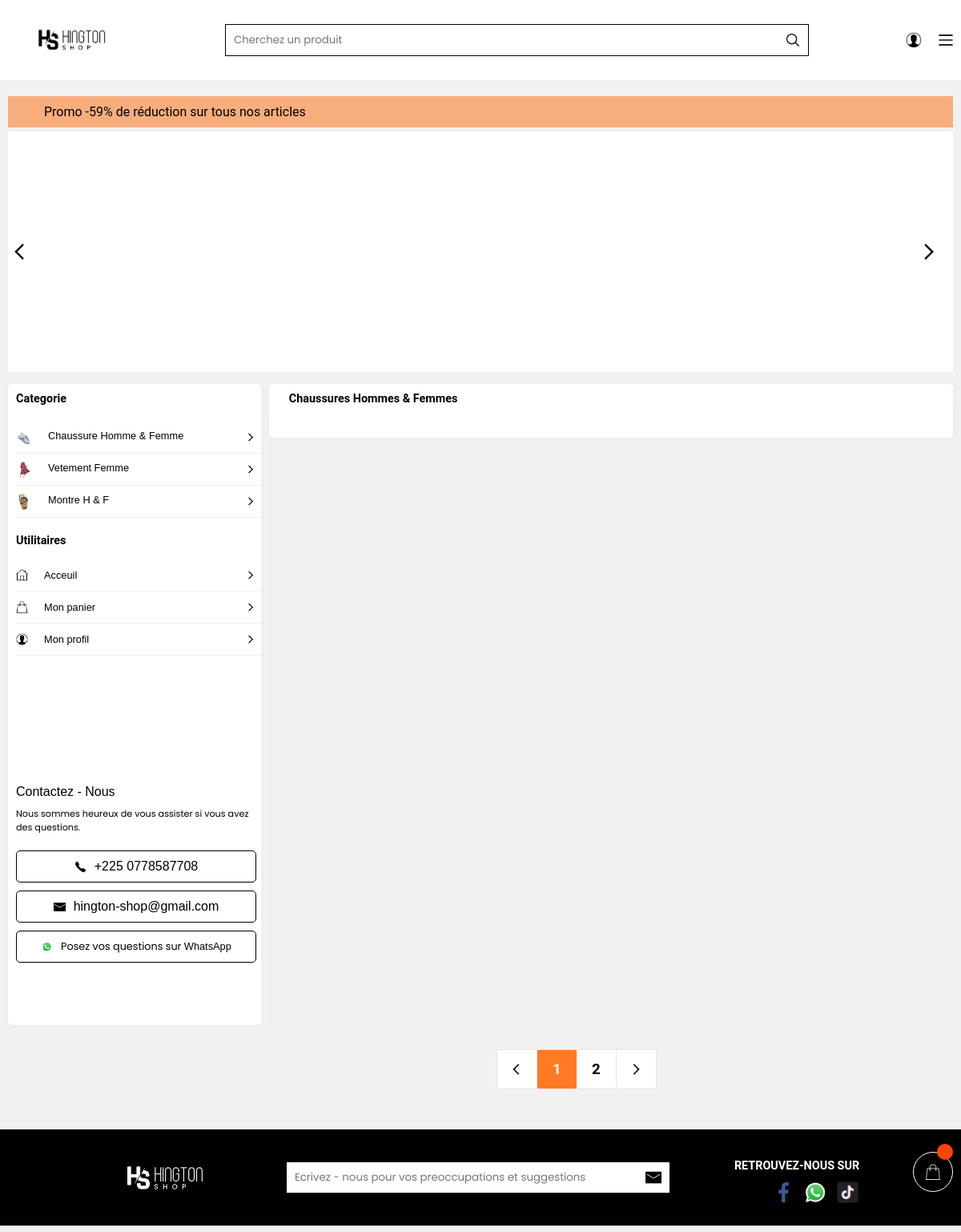
Page /chaussureslog on the earlier database version.
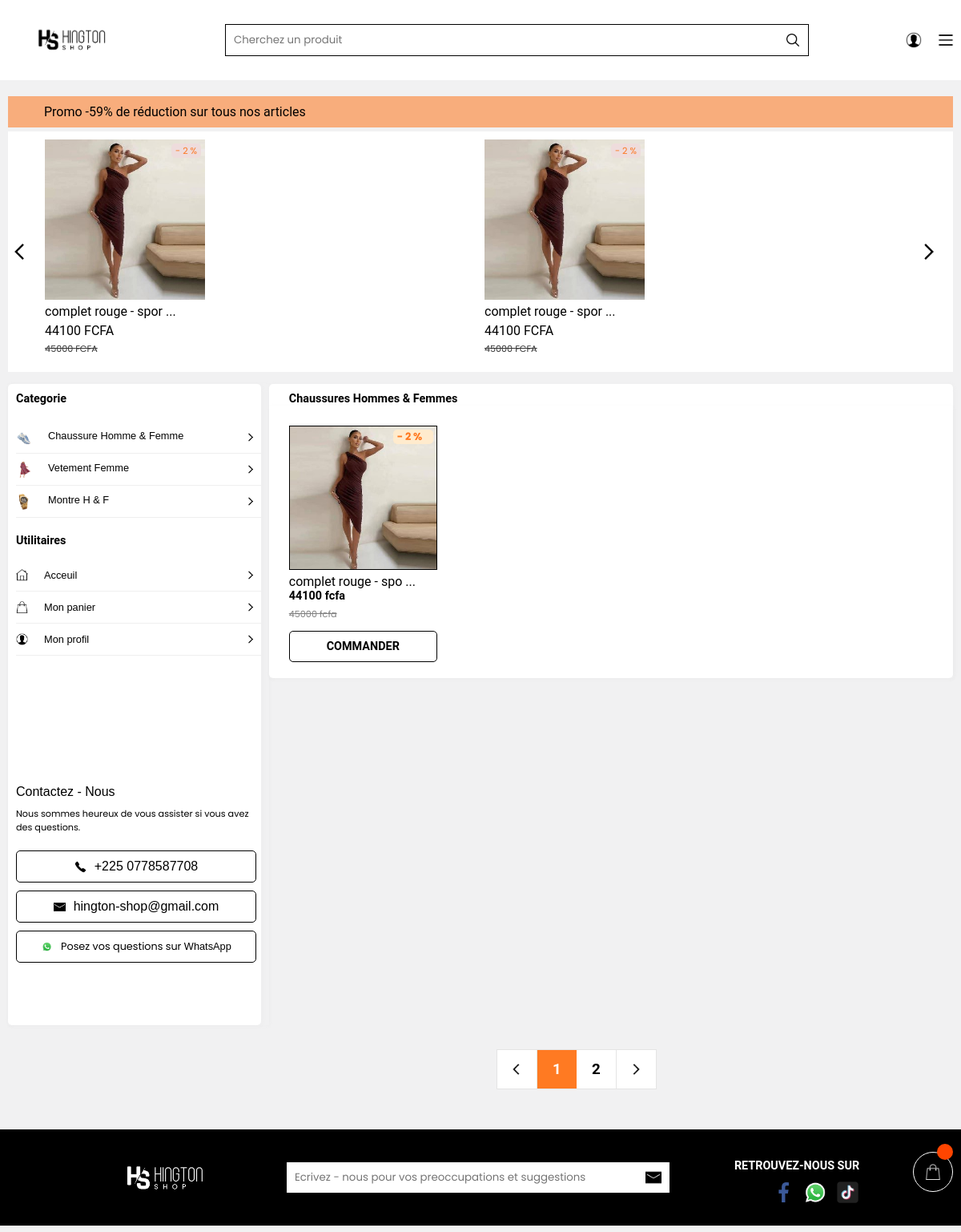
Same page on the later database version.
### app.py (models this page shows, shortened)
class Ajouter(db.Model):
    id = db.Column(db.Integer, primary_key = True)
    nom = db.Column(db.String(500), unique = False , nullable = False)
    description = db.Column(db.String(500), unique = False , nullable = False)
    liens = db.Column(db.String(500), unique = False , nullable = False)
    prix = db.Column(db.String(500), unique = False , nullable = False)
    porce = db.Column(db.String(500), unique = False , nullable = False)
    porceprix = db.Column(db.String(500), unique = False , nullable = False)
    categorie = db.Column(db.String(500), unique = False , nullable = False)
    image = db.Column(db.String(500), unique = True , nullable = False)
    twoimage = db.Column(db.String(500), unique = False , nullable = False)
    threeimage = db.Column(db.String(500), unique = False , nullable = False)
    forimage = db.Column(db.String(500), unique = False , nullable = False)
    xs = db.Column(db.String(500), unique = False , nullable = False)
    s = db.Column(db.String(500), unique = False , nullable = False)
    m = db.Column(db.String(500), unique = False , nullable = False)
    l = db.Column(db.String(500), unique = False , nullable = False)
    xl = db.Column(db.String(500), unique = False , nullable = False)
    xxl = db.Column(db.String(500), unique = False , nullable = False)
    rouge = db.Column(db.String(500), unique = False , nullable = False)
    blanc = db.Column(db.String(500), unique = False , nullable = False)
    noir = db.Column(db.String(500), unique = False , nullable = False)
    jaune = db.Column(db.String(500), unique = False , nullable = False)
    vert = db.Column(db.String(500), unique = False , nullable = False)
    orange = db.Column(db.String(500), unique = False , nullable = False)
    bleu = db.Column(db.String(500), unique = False , nullable = False)
    rose = db.Column(db.String(500), unique = False , nullable = False)
    marron = db.Column(db.String(500), unique = False , nullable = False)
    violet = db.Column(db.String(500), unique = False , nullable = False)
    gris = db.Column(db.String(500), unique = False , nullable = False)
    tranwite = db.Column(db.String(500), unique = False , nullable = False)
    tranneuf = db.Column(db.String(500), unique = False , nullable = False)
    karente = db.Column(db.String(500), unique = False , nullable = False)
    tranwiteun = db.Column(db.String(500), unique = False , nullable = False)
    tranwitedeux = db.Column(db.String(500), unique = False , nullable = False)
    tranwitrois = db.Column(db.String(500), unique = False , nullable = False)
    tranwitekate = db.Column(db.String(500), unique = False , nullable = False)
    xslet = db.Column(db.String(500), unique = False , nullable = False)
    slet = db.Column(db.String(500), unique = False , nullable = False)
    mlet = db.Column(db.String(500), unique = False , nullable = False)
    llet = db.Column(db.String(500), unique = False , nullable = False)
    xllet = db.Column(db.String(500), unique = False , nullable = False)
    xxllet = db.Column(db.String(500), unique = False , nullable = False)
    tranwitelet = db.Column(db.String(500), unique = False , nullable = False)
    tranneuflet = db.Column(db.String(500), unique = False , nullable = False)
    karentelet = db.Column(db.String(500), unique = False , nullable = False)
    tranwiteunlet = db.Column(db.String(500), unique = False , nullable = False)
    tranwitedeuxlet = db.Column(db.String(500), unique = False , nullable = False)
    tranwitroislet = db.Column(db.String(500), unique = False , nullable = False)
    tranwitekatelet = db.Column(db.String(500), unique = False , nullable = False)
    quantit = db.Column(db.String(500), unique = False , nullable = False)
    stat = db.Column(db.String(500), unique = False , nullable = False)

### app.py (the view)
@app.route("/chaussureslog")
def chaussureslog():
    data = []
    a = Ajouter.query.all()
    for i in a:
        if i.categorie == 'chaussure':
            data.append(i)
    return render_template("sacls.html", data = data)

### templates/sacls.html (shortened to what the changed rows need)
<!DOCTYPE html>
<html lang="en">
<head>
    <link rel="stylesheet" href="/static/CSS/vent.css">
</head>
<body>
    <div class="resfgdg">
        <div class="listedeselements">
            <div class="grsgjd">
                <div class="listedeselements1">
                    {% for i in data %}
                    {% if i.stat == "vrai" %}
                     <a href="/chasuss/{{i.id}}">
                        <div class="uneldd">
                            <div class="imahhd">
                                <img id="image" src="{{url_for('static', filename='uploads/' + i.image)}}" width="100%"
                                height="100%" alt="Image principale"
                                onerror="this.onerror=null;this.src='static/IMAGE/nnssd.jpg';">
                                <div class="reghd">
                                    {% if i.porce != "0" %}
                                    <p style="color: rgba(255, 102, 0, 0.865);font-size: 0.7rem;padding-left: 5px;padding-right: 5px;">- {{i.porce}} %</p>
                                    {% endif %}
                                </div>
                            </div>
                            <p class="palhde" style="font-family: Roboto, -apple-system, BlinkMacSystemFont, Segoe UI, Helvetica Neue, Arial, sans-serif;padding-top: 5px;color: black;font-size: 1rem;">{{i.nom[:20:]}} ...</p>
                            <p style="font-family: Roboto, -apple-system, BlinkMacSystemFont, Segoe UI, Helvetica Neue, Arial, sans-serif;padding-top: 5px;color: black;">{{i.porceprix}} FCFA</p>
                            <p style="font-family: Roboto, -apple-system, BlinkMacSystemFont, Segoe UI, Helvetica Neue, Arial, sans-serif;font-size: 0.7rem;padding-top: 5px;color: rgb(53, 53, 53);"><s>{{i.prix}} FCFA</s></p>
                        </div>
                    </a>
                    {% endif %}
                    {% endfor %}
                    {% if not data[5] %}
                    {% for i in data %}
                    {% if i.stat == "vrai" %}
                     <a href="/chasuss/{{i.id}}">
                        <div class="uneldd">
                            <div class="imahhd">
                                <img id="image" src="{{url_for('static', filename='uploads/' + i.image)}}" width="100%"
                                height="100%" alt="Image principale"
                                onerror="this.onerror=null;this.src='static/IMAGE/nnssd.jpg';">
                                <div class="reghd">
                                    {% if i.porce != "0" %}
                                    <p style="color: rgba(255, 102, 0, 0.865);font-size: 0.7rem;padding-left: 5px;padding-right: 5px;">- {{i.porce}} %</p>
                                    {% endif %}
                                </div>
                            </div>
                            <p class="palhde" style="font-family: Roboto, -apple-system, BlinkMacSystemFont, Segoe UI, Helvetica Neue, Arial, sans-serif;padding-top: 5px;color: black;font-size: 1rem;">{{i.nom[:20:]}} ...</p>
                            <p style="font-family: Roboto, -apple-system, BlinkMacSystemFont, Segoe UI, Helvetica Neue, Arial, sans-serif;padding-top: 5px;color: black;">{{i.porceprix}} FCFA</p>
                            <p style="font-family: Roboto, -apple-system, BlinkMacSystemFont, Segoe UI, Helvetica Neue, Arial, sans-serif;font-size: 0.7rem;padding-top: 5px;color: rgb(53, 53, 53);"><s>{{i.prix}} FCFA</s></p>
                        </div>
                    </a>
                    {% endif %}
                    {% endfor %}
                    {% endif %}
                </div>
            </div>
        </div>
        <div class="hhsywuysdfhe">
            <div class="hwkediide">
                <div class="indikdfhef1">
                    <div class="menuddg211">
                        <div class="menuddg311">
                            <h1 style="font-size: 0.9rem;font-family: Roboto, -apple-system, BlinkMacSystemFont, Segoe UI, Helvetica Neue, Arial, sans-serif;color: black;padding-bottom: 20px;"><a href="/vente" style="font-size: 0.9rem;font-family: Roboto, -apple-system, BlinkMacSystemFont, Segoe UI, Helvetica Neue, Arial, sans-serif;color: black;text-decoration: none;">Categorie</a> </h1>
                            <h1 style="font-size: 0.9rem;font-family: Roboto, -apple-system, BlinkMacSystemFont, Segoe UI, Helvetica Neue, Arial, sans-serif;color: black;padding-bottom: 15px;padding-top: 20px;"><a href="/vente" style="font-size: 0.9rem;font-family: Roboto, -apple-system, BlinkMacSystemFont, Segoe UI, Helvetica Neue, Arial, sans-serif;color: black;text-decoration: none;">Utilitaires</a> </h1>
                        </div>
                    </div>
                </div>
                <div class="indikdfhef2">
                    <div class="jjhfsdf54">
                        <div class="jdudu">
                            <h1 style="font-size: 0.9rem;font-family: Roboto, -apple-system, BlinkMacSystemFont, Segoe UI, Helvetica Neue, Arial, sans-serif;color: black;padding-top: 10px;padding-left: 25px;"><a href="/vente" style="font-size: 0.9rem;font-family: Roboto, -apple-system, BlinkMacSystemFont, Segoe UI, Helvetica Neue, Arial, sans-serif;color: black;text-decoration: none;">Chaussures Hommes & Femmes</a> </h1>
                        </div>
                    </div>
                    <div class="diiepiire">
                        {% for i in data %}
                        {% if i.stat == "vrai" %}
                        <a href="/chasuss/{{i.id}}" id="imgform">
                            <div class="ima">
                                <img id="image" src="{{url_for('static', filename='uploads/' + i.image)}}" width="120px"
                                height="120px" alt="Image principale"
                                onerror="this.onerror=null;this.src='static/IMAGE/nnssd.jpg';">
                                <div class="poircentag">
                                    {% if i.porce != '0' %}
                                    <p style="font-size:0.8rem;color: rgba(255, 102, 0, 0.865);font-weight: bolder;background-color: blanchedalmond;padding-left: 5px;border-radius: 5px;">- {{i.porce}} %</p>
                                    {% endif %}
                                </div>
                            </div>
                            <div class="priximgform">
                                <p class="palhde" style="font-family: Roboto, -apple-system, BlinkMacSystemFont, Segoe UI, Helvetica Neue, Arial, sans-serif;padding-top: 5px;color: black;font-size: 1rem;">{{i.nom[:19:]}} ...</p>
                                <h1 style="font-size: 0.9rem;font-family: Roboto, -apple-system, BlinkMacSystemFont, Segoe UI, Helvetica Neue, Arial, sans-serif;color: black;
                                ">{{i.porceprix}} fcfa</h1>
                                {% if i.porceprix != 0 %}
                                <s style="font-size: 0.7rem;color: gray;padding-top: 5px;">{{i.prix}} fcfa</s>
                                {% endif %}
                                <div id="imgformidd">
                                    <h1 style="font-size: 0.9rem;font-family: Roboto, -apple-system, BlinkMacSystemFont, Segoe UI, Helvetica Neue, Arial, sans-serif;color: black;
                                    ">COMMANDER</h1>
                                </div>
                            </div>
                        </a>
                        {% endif %}
                        {%endfor%}
                    </div>
                </div>
            </div>
        </div>
    </div>
    <div class="insedfole">
        <footer id="foot" >
            <div id="head " style="padding-top: 20px;padding-left: 20px;">
                <h1 style="color: white;font-size: 0.9rem;font-family: Roboto, -apple-system, BlinkMacSystemFont, Segoe UI, Helvetica Neue, Arial, sans-serif">RETROUVEZ-NOUS SUR</h1>
            </div>
        </footer>
    </div>
</body>
</html>

Differences in the rows shown:
added Ajouter: image (picture), porce "2", nom "complet rouge - spor", porceprix "44100", prix "45000", nom "complet rouge - spo"
